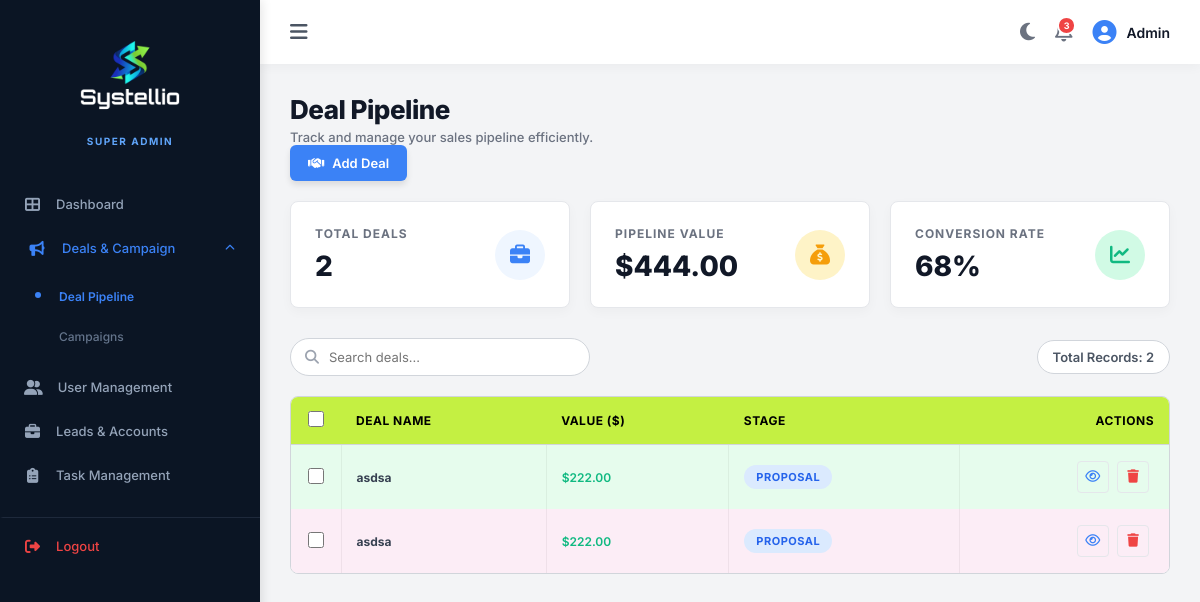
Screenshot of /deal_pipeline.php with the database file from the repository.
### tables this page shows
CREATE TABLE `deals` (
  `id` int(11) NOT NULL,
  `deal_name` varchar(255) NOT NULL,
  `deal_value` decimal(10,2) DEFAULT 0.00,
  `stage` varchar(50) DEFAULT 'Lead',
  `link_company` varchar(255) NOT NULL,
  `service_required` varchar(255) DEFAULT NULL,
  `currency` varchar(10) NOT NULL DEFAULT 'USD',
  `start_date` date DEFAULT NULL,
  `end_date` date DEFAULT NULL,
  `platform` varchar(100) DEFAULT NULL,
  `sales_officer` varchar(255) DEFAULT NULL,
  `additional_notes` text DEFAULT NULL,
  `created_at` timestamp NOT NULL DEFAULT current_timestamp()
);

### deal_pipeline.php (the view, shortened to what this page needs)
<?php
@include 'config.php';
$hasDeals = false;
$dealTableRows = "";
$totalDeals = "0";
$totalPipelineValue = 0;
if(isset($conn)){
    try {
        $deal_query = mysqli_query($conn, "SELECT * FROM deals ORDER BY id DESC");
        if($deal_query && mysqli_num_rows($deal_query) > 0){
            $hasDeals = true;
            $totalDeals = mysqli_num_rows($deal_query);
            while($row = mysqli_fetch_assoc($deal_query)){
                $d_name = htmlspecialchars($row['deal_name']);
                $d_value_raw = $row['deal_value'];
                $totalPipelineValue += $d_value_raw;
                $d_value = number_format($d_value_raw, 2);
                $d_stage = htmlspecialchars($row['stage']);
                $d_id = $row['id'];
                $stage_class = 'todo';
                if($d_stage == 'Proposal') $stage_class = 'progress';
                $dealTableRows .= "<tr>
                    <td><input type='checkbox' class='tbl-checkbox'></td>
                    <td><b>{$d_name}</b></td>
                    <td style='font-weight: 600; color: #10b981;'>\${$d_value}</td>
                    <td><span class='pill {$stage_class}'>{$d_stage}</span></td>
                    <td style='text-align: right;'>
                        <div class='action-btns' style='justify-content: flex-end;'>
                            <button class='comp-icon-btn view' title='View' onclick=\"showToast('View Feature Coming Soon','success')\"><i class='fa-regular fa-eye'></i></button>
                            <form method='POST' id='delete-deal-{$d_id}' style='display:inline;'>
                                <input type='hidden' name='delete_deal_id' value='{$d_id}'>
                                <input type='hidden' name='delete_deal' value='1'>
                                <button type='button' class='comp-icon-btn delete' onclick='confirmDelete(\"delete-deal-{$d_id}\", \"deal\")' title='Delete'><i class='fa-solid fa-trash'></i></button>
                            </form>
                        </div>
                    </td>
                </tr>";
            }
        }
    } catch(mysqli_sql_exception $e) {}
}
?>
<!DOCTYPE html>
<html lang="en">
<head>
    <link rel="stylesheet" href="https://cdnjs.cloudflare.com/ajax/libs/font-awesome/6.4.0/css/all.min.css">
</head>
<body>
    <div class="sidebar" id="sidebar">
        <div class="sidebar-header">
            <img src="img/logo.png" alt="Systellio Logo" class="sidebar-logo">
            <span class="brand-role">SUPER ADMIN</span>
        </div>
        <ul class="sidebar-menu">
            <li onclick="window.location.href='super_admin_dashboard.php'">
                <i class="fa-solid fa-table-cells-large"></i>
                <a href="super_admin_dashboard.php">Dashboard</a>
            </li>
            <li class="dropdown-item" id="leadsMenu">
                <div class="dropdown-title active-main" onclick="toggleSubMenu('leadsMenu')">
                    <div class="dropdown-title-left"><i class="fa-solid fa-bullhorn"></i><span>Deals & Campaign</span></div>
                    <i class="fa-solid fa-chevron-down dropdown-icon" style="transform: rotate(180deg);"></i>
                </div>
                <ul class="submenu" style="display: block;">
                    <li class="active-sub"><a href="Deal Pipeline">Deal Pipeline</a></li>
                    <li><a href="campaigns.php">Campaigns</a></li>
                </ul>
            </li>
            <li onclick="window.location.href='super_admin_dashboard.php'"><i class="fa-solid fa-user-group"></i><a href="super_admin_dashboard.php">User Management</a></li>
            <li onclick="window.location.href='super_admin_dashboard.php'"><i class="fa-solid fa-briefcase"></i><a href="super_admin_dashboard.php">Leads & Accounts</a></li>
            <li onclick="window.location.href='super_admin_dashboard.php'"><i class="fa-solid fa-clipboard-list"></i><a href="super_admin_dashboard.php">Task Management</a></li>
            <li style="margin-top: 20px; border-top: 1px solid #1e293b; padding-top: 20px;" onclick="window.location.href='logout.php'"><i class="fa-solid fa-right-from-bracket" style="color: #ef4444;"></i><a href="#" style="color: #ef4444;">Logout</a></li>
        </ul>
    </div>
    <div class="main-content">
        <div class="top-navbar">
            <div><i class="fa-solid fa-bars toggle-btn" id="outerToggle"></i></div>
            <div class="navbar-actions">
                <i class="fa-solid fa-moon nav-icon-btn" id="darkModeToggle" title="Toggle Dark Mode"></i>
                <div class="nav-icon-btn" title="Notifications" onclick="showToast('No new notifications', 'success')">
                    <span class="notification-badge">3</span>
                </div>
                <div class="user-profile"><i class="fa-solid fa-circle-user" style="color: #3b82f6;"></i><span><?php echo $_SESSION['name'] ?? 'Admin'; ?></span></div>
            </div>
        </div>
        <div class="company-container">
            <div class="user-list-header" style="margin-bottom: 20px;">
                <div class="comp-header-title">
                    <h1>Deal Pipeline</h1>
                    <p>Track and manage your sales pipeline efficiently.</p>
                </div>
                <div class="header-buttons">
                    <button class="btn-add-client" onclick="openModal('addDealModal')"><i class="fa-solid fa-handshake"></i> Add Deal</button>
                </div>
            </div>
            <div class="cards-grid">
                <div class="card">
                    <div class="card-info"><h4>Total Deals</h4><h2><?php echo $totalDeals; ?></h2></div>
                    <div class="card-icon" style="background:#eff6ff; color:#3b82f6;"><i class="fa-solid fa-briefcase"></i></div>
                </div>
                <div class="card">
                    <div class="card-info"><h4>Pipeline Value</h4><h2>$<?php echo number_format($totalPipelineValue, 2); ?></h2></div>
                    <div class="card-icon" style="background:#fef3c7; color:#f59e0b;"><i class="fa-solid fa-sack-dollar"></i></div>
                </div>
                <div class="card">
                    <div class="card-info"><h4>Conversion Rate</h4><h2>68%</h2></div>
                    <div class="card-icon" style="background:#d1fae5; color:#10b981;"><i class="fa-solid fa-chart-line"></i></div>
                </div>
            </div>
            <div class="comp-toolbar" style="margin-bottom: 20px;">
                <div class="comp-search">
                    <i class="fa-solid fa-magnifying-glass"></i>
                    <input type="text" placeholder="Search deals...">
                </div>
                <div class="comp-total">Total Records: <?php echo (isset($hasDeals) && $hasDeals) ? $totalDeals : "0"; ?></div>
            </div>
            <div class="table-wrapper">
                <table class="custom-table">
                    <thead>
                        <tr>
                            <th><input type="checkbox" class="tbl-checkbox" title="Select All"></th>
                            <th>Deal Name</th>
                            <th>Value ($)</th>
                            <th>Stage</th>
                            <th style="text-align: right;">Actions</th>
                        </tr>
                    </thead>
                    <tbody>
                        <?php if(isset($hasDeals) && $hasDeals): ?>
                            <?php echo $dealTableRows; ?>
                        <?php else: ?>
                        <?php endif; ?>
                    </tbody>
                </table>
            </div>
        </div>
    </div>
</body>
</html>

### rows the page displays
deals: deal_name "asdsa", deal_value "222.00", stage "PROPOSAL"
deals: deal_name "asdsa", deal_value "222.00", stage "PROPOSAL"

### other values shown
$_SESSION['name'] "Admin"
$totalDeals "2"
$totalPipelineValue "444.00"
